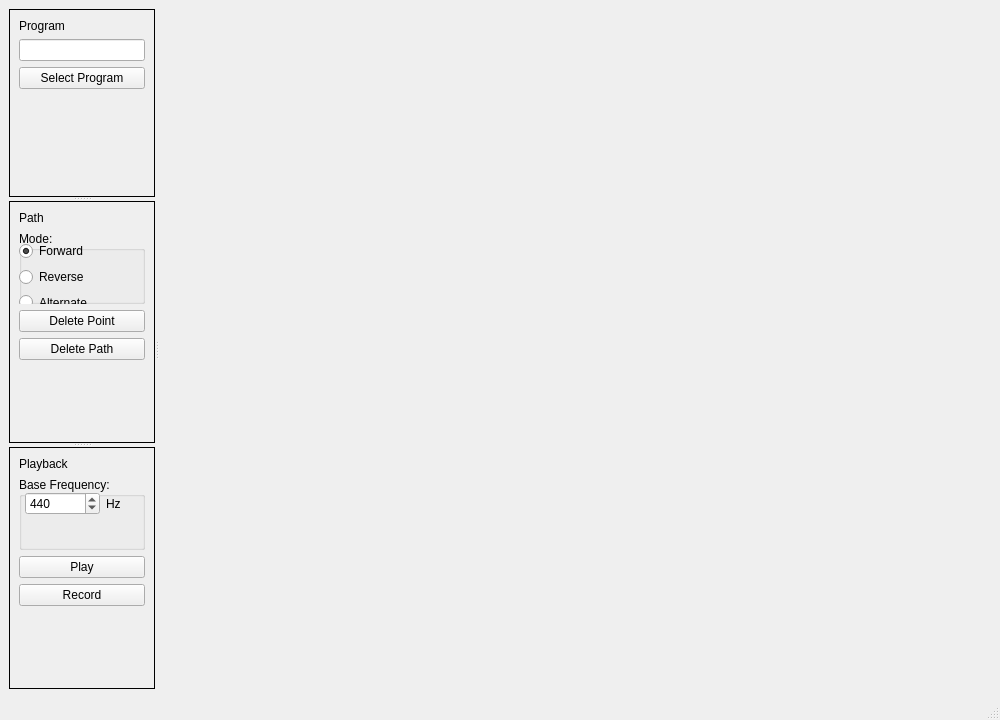
<?xml version="1.0" encoding="UTF-8"?>
<ui version="4.0">
 <class>MainWindow</class>
 <widget class="QMainWindow" name="MainWindow">
  <property name="geometry">
   <rect>
    <x>0</x>
    <y>0</y>
    <width>1000</width>
    <height>720</height>
   </rect>
  </property>
  <property name="windowTitle">
   <string>FracSound</string>
  </property>
  <widget class="QWidget" name="centralwidget">
   <layout class="QGridLayout" name="gridLayout">
    <item row="0" column="0">
     <widget class="QSplitter" name="splitter_2">
      <property name="sizePolicy">
       <sizepolicy hsizetype="Expanding" vsizetype="Expanding">
        <horstretch>0</horstretch>
        <verstretch>0</verstretch>
       </sizepolicy>
      </property>
      <property name="orientation">
       <enum>Qt::Horizontal</enum>
      </property>
      <property name="childrenCollapsible">
       <bool>false</bool>
      </property>
      <widget class="QSplitter" name="splitter">
       <property name="minimumSize">
        <size>
         <width>100</width>
         <height>200</height>
        </size>
       </property>
       <property name="orientation">
        <enum>Qt::Vertical</enum>
       </property>
       <property name="childrenCollapsible">
        <bool>false</bool>
       </property>
       <widget class="QFrame" name="program_frame">
        <property name="minimumSize">
         <size>
          <width>100</width>
          <height>100</height>
         </size>
        </property>
        <property name="frameShape">
         <enum>QFrame::Box</enum>
        </property>
        <layout class="QVBoxLayout" name="verticalLayout_3">
         <item>
          <widget class="QLabel" name="file_label">
           <property name="sizePolicy">
            <sizepolicy hsizetype="Preferred" vsizetype="Preferred">
             <horstretch>0</horstretch>
             <verstretch>0</verstretch>
            </sizepolicy>
           </property>
           <property name="text">
            <string>Program</string>
           </property>
           <property name="scaledContents">
            <bool>false</bool>
           </property>
          </widget>
         </item>
         <item>
          <widget class="QLineEdit" name="file_line"/>
         </item>
         <item>
          <widget class="QPushButton" name="file_button">
           <property name="text">
            <string>Select Program</string>
           </property>
          </widget>
         </item>
         <item>
          <spacer name="verticalSpacer_2">
           <property name="orientation">
            <enum>Qt::Vertical</enum>
           </property>
           <property name="sizeHint" stdset="0">
            <size>
             <width>20</width>
             <height>40</height>
            </size>
           </property>
          </spacer>
         </item>
        </layout>
       </widget>
       <widget class="QFrame" name="path_frame">
        <property name="minimumSize">
         <size>
          <width>100</width>
          <height>100</height>
         </size>
        </property>
        <property name="frameShape">
         <enum>QFrame::Box</enum>
        </property>
        <layout class="QVBoxLayout" name="verticalLayout">
         <item>
          <widget class="QLabel" name="label">
           <property name="text">
            <string>Path</string>
           </property>
          </widget>
         </item>
         <item>
          <widget class="QGroupBox" name="groupBox">
           <property name="sizePolicy">
            <sizepolicy hsizetype="Preferred" vsizetype="MinimumExpanding">
             <horstretch>0</horstretch>
             <verstretch>0</verstretch>
            </sizepolicy>
           </property>
           <property name="title">
            <string>Mode:</string>
           </property>
           <property name="flat">
            <bool>false</bool>
           </property>
           <widget class="QWidget" name="verticalLayoutWidget">
            <property name="geometry">
             <rect>
              <x>0</x>
              <y>10</y>
              <width>131</width>
              <height>71</height>
             </rect>
            </property>
            <layout class="QVBoxLayout" name="verticalLayout_2">
             <item>
              <widget class="QRadioButton" name="forward_opt">
               <property name="text">
                <string>Forward</string>
               </property>
               <property name="checked">
                <bool>true</bool>
               </property>
              </widget>
             </item>
             <item>
              <widget class="QRadioButton" name="reverse_opt">
               <property name="text">
                <string>Reverse</string>
               </property>
              </widget>
             </item>
             <item>
              <widget class="QRadioButton" name="alternate_opt">
               <property name="text">
                <string>Alternate</string>
               </property>
              </widget>
             </item>
            </layout>
           </widget>
          </widget>
         </item>
         <item>
          <widget class="QPushButton" name="del_point_button">
           <property name="text">
            <string>Delete Point</string>
           </property>
          </widget>
         </item>
         <item>
          <widget class="QPushButton" name="del_path_button">
           <property name="text">
            <string>Delete Path</string>
           </property>
          </widget>
         </item>
         <item>
          <spacer name="verticalSpacer_3">
           <property name="orientation">
            <enum>Qt::Vertical</enum>
           </property>
           <property name="sizeHint" stdset="0">
            <size>
             <width>20</width>
             <height>40</height>
            </size>
           </property>
          </spacer>
         </item>
        </layout>
       </widget>
       <widget class="QFrame" name="out_frame">
        <property name="minimumSize">
         <size>
          <width>100</width>
          <height>100</height>
         </size>
        </property>
        <property name="frameShape">
         <enum>QFrame::Box</enum>
        </property>
        <layout class="QVBoxLayout" name="verticalLayout_4">
         <item>
          <widget class="QLabel" name="label_2">
           <property name="text">
            <string>Playback</string>
           </property>
          </widget>
         </item>
         <item>
          <widget class="QGroupBox" name="groupBox_2">
           <property name="sizePolicy">
            <sizepolicy hsizetype="Preferred" vsizetype="MinimumExpanding">
             <horstretch>0</horstretch>
             <verstretch>0</verstretch>
            </sizepolicy>
           </property>
           <property name="title">
            <string>Base Frequency:</string>
           </property>
           <widget class="QWidget" name="gridLayoutWidget">
            <property name="geometry">
             <rect>
              <x>6</x>
              <y>11</y>
              <width>220</width>
              <height>31</height>
             </rect>
            </property>
            <layout class="QGridLayout" name="gridLayout_3">
             <item row="0" column="0">
              <widget class="QSpinBox" name="base_freq_box">
               <property name="sizePolicy">
                <sizepolicy hsizetype="Fixed" vsizetype="Fixed">
                 <horstretch>0</horstretch>
                 <verstretch>0</verstretch>
                </sizepolicy>
               </property>
               <property name="minimumSize">
                <size>
                 <width>75</width>
                 <height>20</height>
                </size>
               </property>
               <property name="minimum">
                <number>1</number>
               </property>
               <property name="maximum">
                <number>9999</number>
               </property>
               <property name="value">
                <number>440</number>
               </property>
              </widget>
             </item>
             <item row="0" column="1">
              <widget class="QLabel" name="label_3">
               <property name="text">
                <string>Hz</string>
               </property>
              </widget>
             </item>
            </layout>
           </widget>
          </widget>
         </item>
         <item>
          <widget class="QPushButton" name="play_button">
           <property name="text">
            <string>Play</string>
           </property>
          </widget>
         </item>
         <item>
          <widget class="QPushButton" name="rec_button">
           <property name="text">
            <string>Record</string>
           </property>
          </widget>
         </item>
         <item>
          <spacer name="verticalSpacer">
           <property name="orientation">
            <enum>Qt::Vertical</enum>
           </property>
           <property name="sizeHint" stdset="0">
            <size>
             <width>20</width>
             <height>40</height>
            </size>
           </property>
          </spacer>
         </item>
        </layout>
       </widget>
      </widget>
      <widget class="QWidget" name="horizontalLayoutWidget">
       <layout class="QHBoxLayout" name="horizontalLayout_2">
        <item>
         <widget class="QLabel" name="draw_area">
          <property name="sizePolicy">
           <sizepolicy hsizetype="Expanding" vsizetype="Expanding">
            <horstretch>0</horstretch>
            <verstretch>0</verstretch>
           </sizepolicy>
          </property>
          <property name="minimumSize">
           <size>
            <width>800</width>
            <height>600</height>
           </size>
          </property>
          <property name="maximumSize">
           <size>
            <width>960</width>
            <height>720</height>
           </size>
          </property>
          <property name="text">
           <string/>
          </property>
         </widget>
        </item>
       </layout>
      </widget>
     </widget>
    </item>
   </layout>
  </widget>
  <widget class="QMenuBar" name="menubar">
   <property name="geometry">
    <rect>
     <x>0</x>
     <y>0</y>
     <width>1000</width>
     <height>21</height>
    </rect>
   </property>
  </widget>
  <widget class="QStatusBar" name="statusbar"/>
 </widget>
 <resources/>
 <connections/>
</ui>
